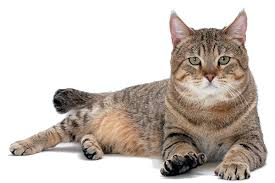
#> input picture Deconvnet/data/cat.jpg, 275 x 183 px
$ python -i data_augment.py   (imports and definitions only)
#> lines starting #> are read from the running program, lines starting #| are printed output that depends on the picture; after the words box and inside, x2 and y2 are one past the last pixel; in counts of white or black regions, pixels touching at a corner belong together
#> further down, picture is the input picture: shape (183, 275, 3); mean B, G, R 190.1, 196.7, 205.3
import numpy as np
import random
from ..utils import matrix_iof
import cv2

# [55 lines left out: function _crop, not called in this run]

def _distort(image: np.ndarray) -> np.ndarray:
    def _convert(image: np.ndarray,alpha: float = 1,beta: float = 0) -> None:
#> called with alpha = 1, beta = -29.41
        temp = image.astype(np.float32) * alpha + beta
        temp[temp < 0] = 0
#> temp: shape (183, 275, 3) float32; mean B, G, R 160.9, 167.4, 176
        temp[temp > 255] = 255
        image[:] = temp
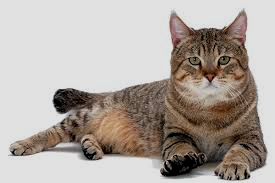
#> image: shape (183, 275, 3); mean B, G, R 160.4, 166.9, 175.5

    image = image.copy()

    if random.randrange(2):
        if random.randrange(2):
            _convert(image=image,beta=random.uniform(-32,32))

        if random.randrange(2):
            _convert(image=image,alpha=random.uniform(0.5,1.5))
#> call 2 of _convert, with alpha = 0.905, beta = 0
#> in _convert (call 2), `temp = image.astype(np.float32) * alpha + beta`:
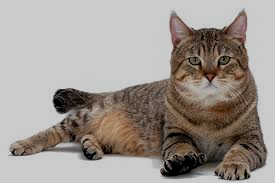
#> temp: shape (183, 275, 3) float32; mean B, G, R 145.1, 151, 158.7

        image = cv2.cvtColor(image,cv2.COLOR_BGR2HSV)
#> image: shape (183, 275, 3); mean H, S, V 13.8, 36.8, 158.3

        if random.randrange(2):
                _convert(image=image[:,:,1],alpha=random.uniform(0.5,1.5))
#> call 3 of _convert, with alpha = 1.47, beta = 0
#> in _convert (call 3), `temp = image.astype(np.float32) * alpha + beta`:
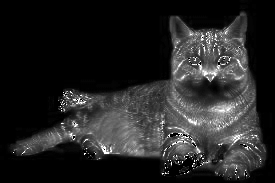
#> temp: shape (183, 275) float32; min 0, max 374.3, mean 54.1; drawn with min black and max white
#> in _convert (call 3), `temp[temp > 255] = 255`:
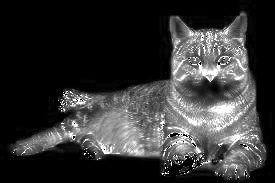
#> temp: shape (183, 275) float32; 1.92% of pixels changed, all inside (x1, y1, x2, y2) = (13, 28, 261, 178)

        if random.randrange(2):
                temp = image[:,:,0].astype(int) + random.randint(-18,18)
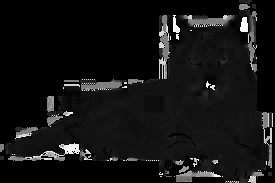
#> temp: shape (183, 275) int64; min -5, max 174, mean 8.8; drawn with min black and max white
                temp %= 180
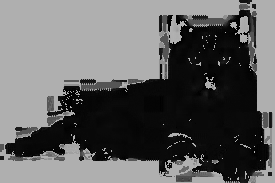
#> temp: shape (183, 275) int64; min 0, max 179, mean 98.3
                image[:,:,0] = temp
#> image: shape (183, 275, 3); mean H, S, V 98.3, 52.5, 158.3

        image = cv2.cvtColor(image,cv2.COLOR_HSV2BGR)
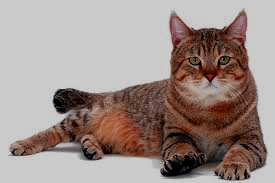
#> image: shape (183, 275, 3); mean B, G, R 138.2, 143.5, 158.2
    else:
        if random.randrange(2):
            _convert(image=image,beta=random.uniform(-32,32))

        image = cv2.cvtColor(image,cv2.COLOR_BGR2HSV)

        if random.randrange(2):
            _convert(image=image[:,:,1],alpha=random.uniform(0.5,1.5))

        if random.randrange(2):
            temp = image[:,:,0].astype(int) + random.randint(-18,18)
            temp %= 180
            image[:,:,0] = temp

        image = cv2.cvtColor(image,cv2.COLOR_HSV2BGR)

        if random.randrange(2):
            _convert(image=image,alpha=random.uniform(0.5,1.5))

    return image

# [36 lines left out: functions _mirror, _pad_to_square, _resize_subtract_mean, not called in this run]

class preproc:
    def __init__(self,img_dim: int,rgb_means: float):
        self.img_dim = img_dim
        self.rgb_means = rgb_means


    # [20 lines left out: function __call__, not called in this run]


>>> import cv2
>>> picture = cv2.imread('../../Deconvnet/data/cat.jpg')
>>> result = _distort(picture)
